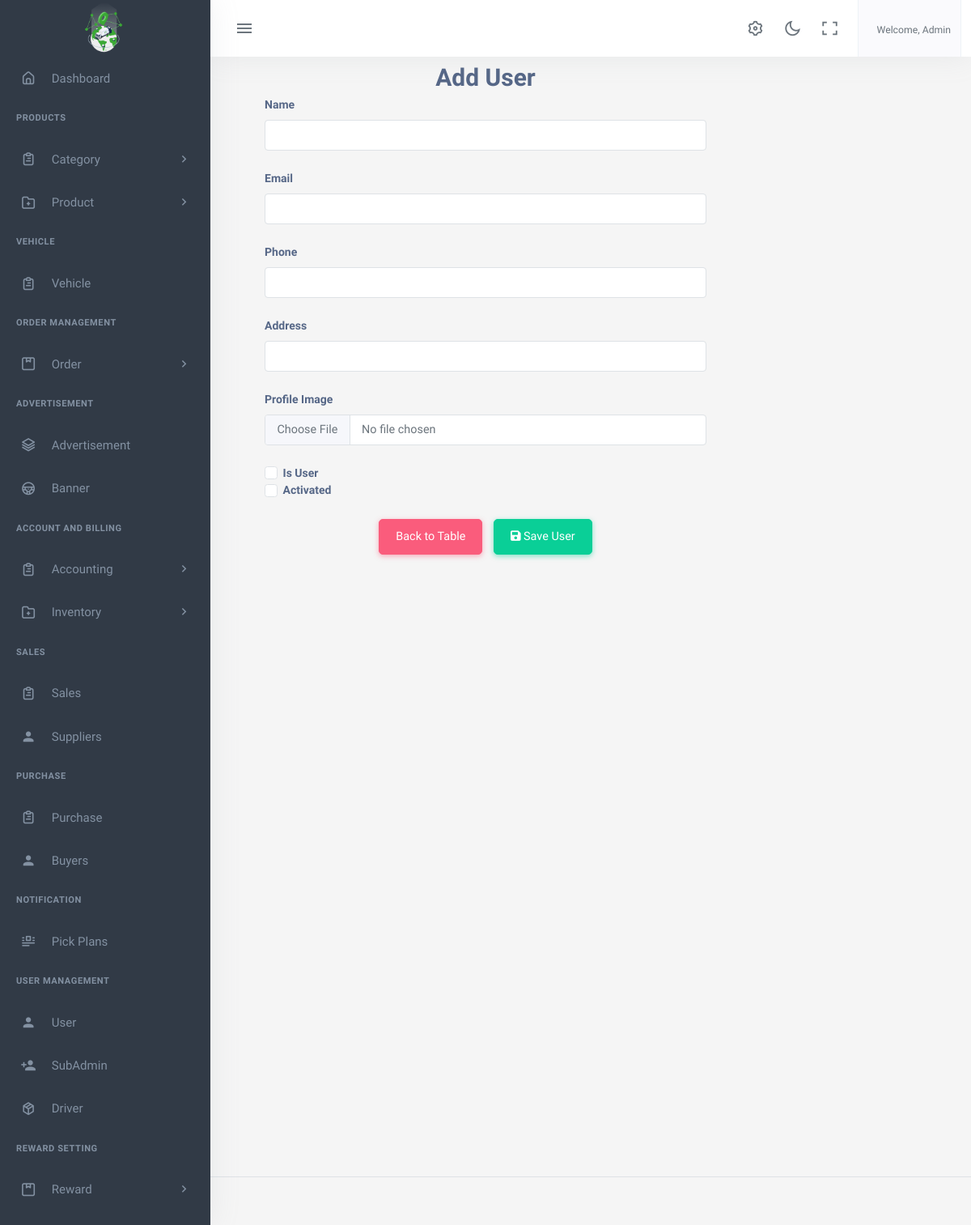
Page /User-add (signed in) on the committed database.
### accounts/models.py (models this page shows, shortened)
class User(AbstractBaseUser,PermissionsMixin):
    email = models.EmailField(
        verbose_name='Email',
        max_length=255,
        unique=True,
    )
    name = models.CharField(max_length=200,null=True, blank=True)
    is_user = models.BooleanField(default=False)
    is_admin = models.BooleanField(default=False)
    is_agent= models.BooleanField(default=False)
    is_sub_admin=models.BooleanField(default=False)
    phone_no = models.CharField(max_length=150, null=True, blank=True)
    address = models.CharField(max_length=150, null=True, blank=True )
    image = models.ImageField(upload_to="image/", null=True, blank=True)
    activate = models.BooleanField(default =False)
    created_at = models.DateTimeField(auto_now_add=True)
    updated_at = models.DateTimeField(auto_now=True)
    objects = UserManager()
    USERNAME_FIELD = 'email'
    REQUIRED_FIELDS = ['phone_no','name']

### app2/models.py (models this page shows)
class AboutUS(models.Model):
    company_name=models.CharField(max_length=100)
    logo= models.ImageField(upload_to='logoimage/')
    address = models.CharField(max_length=1000)
    email = models.EmailField()
    contactNo= models.CharField(max_length=15)
    class Meta:
        ordering =['-id']

### app2/views.py (the view, shortened to what this page needs)
# urls.py: path('User-add',views.UserAdd.as_view(),name="add_user"),
@method_decorator(user_role_required('admin'), name='dispatch')
class UserAdd(View):
    template_name = 'app2/user_add.html'  # Ensure you have this template
    def get(self, request):
        return render(request, self.template_name)

### app2/templates/app2/user_add.html (shortened to what this page needs)
{% extends 'app2/base.html' %}
{% load static %}
{% block body %}
<div class="container mb-5">
    <div class="row justify-content-center">
        <div class="col-12 col-md-8 col-lg-6">
            <h2 class="text-center mb-1">Add User</h2>
            <form method="post" action="{% url 'dashboard:add_user' %}" enctype="multipart/form-data">
                <div class="mb-3">
                    <label for="name" class="form-label">Name</label>
                    <input type="text" class="form-control" id="name" name="name" required>
                </div>
                <div class="mb-3">
                    <label for="email" class="form-label">Email</label>
                    <input type="email" class="form-control" id="email" name="email" required>
                </div>
                <div class="mb-3">
                    <label for="phone" class="form-label">Phone</label>
                    <input type="text" class="form-control" id="phone" name="phone" required>
                </div>
                <div class="mb-3">
                    <label for="address" class="form-label">Address</label>
                    <input type="text" class="form-control" id="address" name="address" required>
                </div>
                <div class="mb-3">
                    <label for="image" class="form-label">Profile Image</label>
                    <input type="file" class="form-control" id="image" name="image">
                </div>
                <div class="form-check">
                    <input type="checkbox" class="form-check-input" id="isUser" name="isUser">
                    <label class="form-check-label" for="isUser">Is User</label>
                </div>
                <div class="form-check">
                    <input type="checkbox" class="form-check-input" id="activated" name="activated">
                    <label class="form-check-label" for="activated">Activated</label>
                </div>
                <div class="mt-3 text-center">
                    <a href="{% url 'dashboard:User' %}" class="btn btn-danger">Back to Table</a>
                    <button type="submit" class="btn btn-success bt-3">
                        <i class="fas fa-save"></i> Save User
                    </button>
                </div>
            </form>
        </div>
    </div>
</div>
{% endblock %}

### app2/templates/app2/base.html (shortened to what this page needs)
{% load static %}
<!DOCTYPE html>
<html lang="en">
    <head>
        <link href="{% static 'app2/assets/css/app-saas.min.css'%}" rel="stylesheet" type="text/css" id="app-style" />
        <link href="{% static 'app2/assets/css/icons.min.css'%}" rel="stylesheet" type="text/css" />
        <link href="{% static 'app2/assets/vendor/bootstrap-datepicker/css/bootstrap-datepicker.min.css'%}" rel="stylesheet" type="text/css" />
        <link href="{% static 'app2/assets/vendor/select2/css/select2.min.css'%}" rel="stylesheet" type="text/css" />
        <link href="{% static 'app2/assets/vendor/datatables.net-bs5/css/dataTables.bootstrap5.min.css'%}" rel="stylesheet" type="text/css" />
        <link href="{% static 'app2/assets/vendor/datatables.net-responsive-bs5/css/responsive.bootstrap5.min.css'%}" rel="stylesheet" type="text/css" />
        <link href="{% static 'app2/assets/css/app-saas.min.css'%}" rel="stylesheet" type="text/css" id="app-style" />
        <link href="{% static 'app2/assets/css/icons.min.css'%}" rel="stylesheet" type="text/css" />
        <link rel="stylesheet" href="https://cdnjs.cloudflare.com/ajax/libs/font-awesome/6.0.0/css/all.min.css">
        <link href="https://cdn.jsdelivr.net/npm/summernote@0.8.16/dist/summernote-lite.min.css" rel="stylesheet">
    </head>
    <link rel="stylesheet" href="https://maxcdn.bootstrapcdn.com/font-awesome/4.7.0/css/font-awesome.min.css">
    <body>
        <div class="wrapper">
            <div class="navbar-custom">
                <div class="topbar container-fluid justify-content-between">
                    <div class="d-flex align-items-center  gap-lg-2 gap-1">
                        <button class="button-toggle-menu sm:float-end">
                            <i class="mdi mdi-menu"></i>
                        </button>
                    </div>
                    <ul class="topbar-menu d-flex align-items-center gap-3">
                        <li class="d-none d-sm-inline-block">
                            <a class="nav-link" data-bs-toggle="offcanvas" href="#theme-settings-offcanvas">
                                <i class="ri-settings-3-line font-22"></i>
                            </a>
                        </li>
                        <li class="d-none d-sm-inline-block">
                            <div class="nav-link" id="light-dark-mode" data-bs-toggle="tooltip" data-bs-placement="left" title="Theme Mode">
                                <i class="ri-moon-line font-22"></i>
                            </div>
                        </li>
                        <li class="d-none d-md-inline-block">
                            <a class="nav-link" href="#" data-toggle="fullscreen">
                                <i class="ri-fullscreen-line font-22"></i>
                            </a>
                        </li>
                        <li class="dropdown">
                            <a class="nav-link dropdown-toggle arrow-none nav-user px-2" data-bs-toggle="dropdown" href="#" role="button" aria-haspopup="false" aria-expanded="false">
                                <span class="d-lg-flex flex-column gap-1 d-none">
                                    <h6 class="my-0 fw-normal">Welcome, {{request.user.name}}</h6>
                                </span>
                            </a>
                        </li>
                    </ul>
                </div>
            </div>
            <div class="leftside-menu">
                <a href="{% url 'dashboard:index' %}" class="logo logo-light">
                    <span class="logo-lg">
                        <img src="{{company.logo.url}}" alt="logo" style="height: 64px;">
                    </span>
                </a>
                <div class="h-100" id="leftside-menu-container" data-simplebar>
                    <ul class="side-nav">
                        <li class="side-nav-item">
                            <a href="{% url 'dashboard:index' %}" class="side-nav-link">
                                <i class="uil-home-alt"></i>
                                <span> Dashboard </span>
                            </a>
                        </li>
                        {% if request.user.is_admin %}
                        <li class="side-nav-title">Products</li>
                        <li class="side-nav-item">
                            <a data-bs-toggle="collapse" href="#sidebarPages" aria-expanded="false" aria-controls="sidebarPages" class="side-nav-link">
                                <i class="uil-clipboard-alt"></i>
                                <span> Category </span>
                                <span class="menu-arrow"></span>
                            </a>
                        </li>
                        <li class="side-nav-item">
                            <a data-bs-toggle="collapse" href="#sidebarPages5" aria-expanded="false" aria-controls="sidebarPages5" class="side-nav-link">
                                <i class="uil-folder-plus"></i>
                                <span> Product </span>
                                <span class="menu-arrow"></span>
                            </a>
                        </li>
                        <li class="side-nav-title">Vehicle </li>
                        <li class="side-nav-item">
                            <a href="{% url 'dashboard:Vehicle' %}" class="side-nav-link">
                                <i class="uil-clipboard-alt"></i>
                                                                <span> Vehicle </span>
                            </a>
                        </li>
                        {%endif%}
                        <li class="side-nav-title">Order Management </li>
                        <li class="side-nav-item">
                            <a data-bs-toggle="collapse" href="#sidebarPages1" aria-expanded="false" aria-controls="sidebarPages" class="side-nav-link">
                                <i class="uil-package"></i>
                                <span> Order </span>
                                <span class="menu-arrow"></span>
                            </a>
                        </li>
                        {% if request.user.is_admin %}
                        <li class="side-nav-title">Advertisement</li>
                        <li class="side-nav-item">
                            <a href="{% url 'dashboard:Advertisement' %}" class="side-nav-link">
                                <i class="uil-layer-group"></i>
                                <span> Advertisement </span>
                            </a>
                        </li>
                        <li class="side-nav-item">
                            <a href="{% url 'dashboard:Banner' %}" class="side-nav-link">
                                <i class="uil-streering"></i>
                                <span> Banner </span>
                            </a>
                        </li>
                        {%endif%}
                        {% if request.user.is_admin  or request.user.is_sub_admin%}
                        <li class="side-nav-title">  Account and Billing </li>
                        <li class="side-nav-item">
                            <a data-bs-toggle="collapse" href="#sidebarPages2" aria-expanded="false" aria-controls="sidebarPages2" class="side-nav-link">
                                <i class="uil-clipboard-alt"></i>
                                <span>  Accounting  </span>
                                <span class="menu-arrow"></span>
                            </a>
                        </li>
                         <li class="side-nav-item">
                            <a data-bs-toggle="collapse" href="#sidebarPages5" aria-expanded="false" aria-controls="sidebarPages5" class="side-nav-link">
                                <i class="uil-folder-plus"></i>
                                <span> Inventory </span>
                                <span class="menu-arrow"></span>
                            </a>
                        </li>
                           <li class="side-nav-title">Sales </li>
                        <li class="side-nav-item">
                            <a href="{% url 'dashboard:sales' %}" class="side-nav-link">
                                <i class="uil-clipboard-alt"></i>
                                <span> Sales </span>
                            </a>
                        </li>
                        <li class="side-nav-item">
                            <a href="{% url 'dashboard:Customers' %}" class="side-nav-link">
                                <i class="mdi mdi-account"></i>
                                <span> Suppliers </span>
                            </a>
                        </li>
                        <li class="side-nav-title">Purchase </li>
                        <li class="side-nav-item">
                            <a href="{% url 'dashboard:purchase' %}" class="side-nav-link">
                                <i class="uil-clipboard-alt"></i>
                                <span> Purchase </span>
                            </a>
                        </li>
                        <li class="side-nav-item">
                            <a href="{% url 'dashboard:buyers' %}" class="side-nav-link">
                                <i class="mdi mdi-account"></i>
                                <span> Buyers </span>
                            </a>
                        </li>
                        {%endif%}
                        {% if request.user.is_admin %}
                        <li class="side-nav-title">Notification</li>
                        <li class="side-nav-item">
                            <a href="{% url 'dashboard:pick_up_plans' %}" class="side-nav-link">
                                <i class="uil-document-layout-center"></i>
                                <span> Pick Plans </span>
                            </a>
                        </li>
                        <li class="side-nav-title">User Management </li>
                        <li class="side-nav-item">
                            <a href="{% url 'dashboard:User' %}" class="side-nav-link">
                                <i class="mdi mdi-account"></i>
                                <span> User </span>
                            </a>
                        </li>
                        <li class="side-nav-item">
                            <a href="{% url 'dashboard:SubAdmin' %}" class="side-nav-link">
                                <i class="mdi mdi-account-plus"></i>
                                <span> SubAdmin </span>
                            </a>
                        </li>
                        <li class="side-nav-item">
                            <a href="{% url 'dashboard:Driver' %}" class="side-nav-link">
                                <i class="uil-box"></i>
                                <span> Driver  </span>
                            </a>
                        </li>
                        <li class="side-nav-title">Reward Setting </li>
                        <li class="side-nav-item">
                            <a data-bs-toggle="collapse" href="#sidebarPages1" aria-expanded="false" aria-controls="sidebarPages" class="side-nav-link">
                                <i class="uil-package"></i>
                                <span> Reward </span>
                                <span class="menu-arrow"></span>
                            </a>
                        </li>
<li class="side-nav-title">Notification Management</li>
{% endif %}
                    </ul>
                </div>
            </div>
  {% block body %}
  {% endblock  %}
        <footer class="footer">
            <div class="container-fluid">
                <div class="row">
                    <div class="col-md-6">
                    </div>
                </div>
            </div>
        </footer>
    </div>
                        </body>
                        </html>

### rows in the picture
User: user.name "Admin"
AboutUS: logo (picture)
